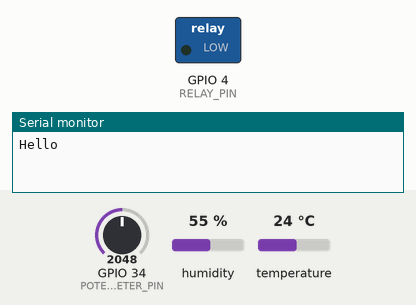
This sketch was run on a simulated ESP32. Parts: switched loads named in the sketch (green lamp = pin HIGH), the last lines printed to the serial monitor. The test bench sets the inputs (shaded band); at power-on: GPIO 34 (POTENTIOMETER_PIN) = 2048, humidity 55 %, temperature 24 °C. WiFi joins after 1.5 s; servers stay silent unless stated.

Above: at 3.0 s.
3.1 s: GPIO 34 (POTENTIOMETER_PIN) set to 2821
5.3 s: GPIO 34 (POTENTIOMETER_PIN) set to 2940
At 6.8 s:
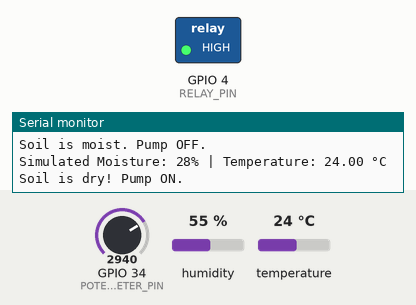
Timing chart, 0 to 8.3 s (numbered marks = the images above; inputs shaded):
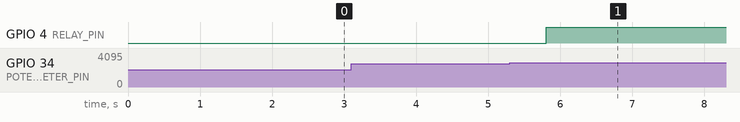

Measured:
- the behaviour switches between 2866 and 2867 on GPIO 34 (POTENTIOMETER_PIN) (found by bisection; images 0 and 1)
- after the input at 5.3 s, GPIO 4 (RELAY_PIN): LOW → HIGH after 0.50 s

The sketch:

sketch.ino
```cpp
#define BLYNK_TEMPLATE_ID "TMPL3IgWAi-cP"
#define BLYNK_TEMPLATE_NAME "Smart irrigation System"
#define BLYNK_AUTH_TOKEN "2_j9NoYaNpe9coBoN9hSX-KDEdpTZokq"

#define BLYNK_PRINT Serial

#include <WiFi.h>
#include <WiFiClient.h>
#include <BlynkSimpleEsp32.h>
#include <DHT.h>

char ssid[] = "Wokwi-GUEST";
char pass[] = "";

#define POTENTIOMETER_PIN 34
#define DHT_PIN 15
#define RELAY_PIN 4

#define DHT_TYPE DHT22

DHT dht(DHT_PIN, DHT_TYPE);
BlynkTimer timer;

const int DRY_VALUE = 4095;
const int WET_VALUE = 0;

int moisturePercent = 0;
bool manualPumpState = false;

BLYNK_WRITE(V2) {
int pumpSwitch = param.asInt();
if (pumpSwitch == 1) {
digitalWrite(RELAY_PIN, HIGH);
manualPumpState = true;
} else {
digitalWrite(RELAY_PIN, LOW);
manualPumpState = false;
}
}

void sendSensorData() {
float temperature = dht.readTemperature();
if (isnan(temperature)) {
Serial.println("Failed to read from DHT sensor!");
return;
}

int moistureValue = analogRead(POTENTIOMETER_PIN);
moisturePercent = map(moistureValue, DRY_VALUE, WET_VALUE, 0, 100);

if (moisturePercent > 100) moisturePercent = 100;
if (moisturePercent < 0) moisturePercent = 0;

Serial.print("Simulated Moisture: ");
Serial.print(moisturePercent);
Serial.print("% | Temperature: ");
Serial.print(temperature);
Serial.println(" °C");

Blynk.virtualWrite(V0, temperature);
Blynk.virtualWrite(V1, moisturePercent);

if (!manualPumpState) {
if (moisturePercent < 30) {
digitalWrite(RELAY_PIN, HIGH);
Serial.println("Soil is dry! Pump ON.");
} else {
digitalWrite(RELAY_PIN, LOW);
Serial.println("Soil is moist. Pump OFF.");
}
} else {
Serial.println("Pump is in manual override mode.");
}
}

void setup() {
Serial.begin(115200);

dht.begin();
pinMode(RELAY_PIN, OUTPUT);
digitalWrite(RELAY_PIN, LOW);
Serial.println("Hello");
Blynk.begin(BLYNK_AUTH_TOKEN, ssid, pass);

timer.setInterval(2000L, sendSensorData);
}

void loop() {
Blynk.run();
timer.run();
}
```
